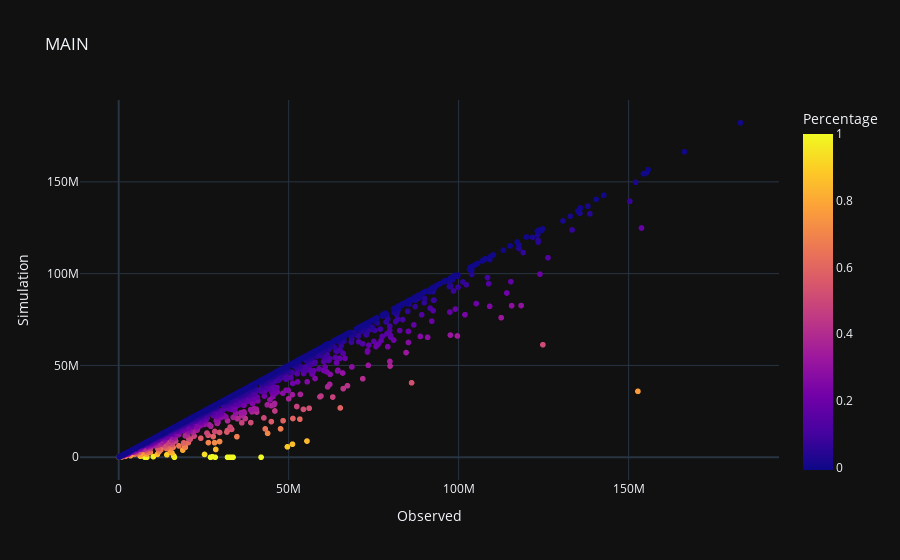
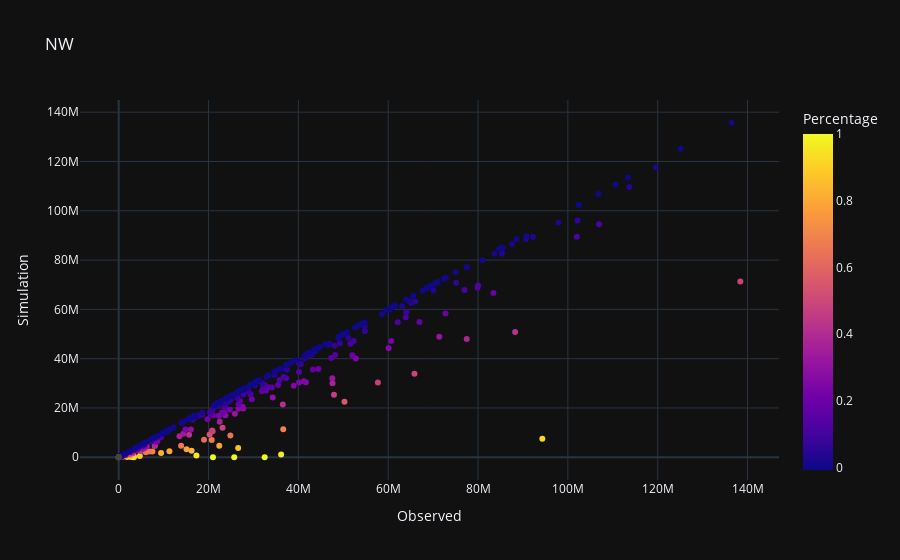

Write notebook code for charts like these, in order.
### Markdown cell above
### Cara 1

### Code cell
import plotly.express as px
import plotly.graph_objects as go
import pandas as pd

#read the data
df = pd.read_excel("D:\GG\MINAS\Crossplot per Segment Case 97_Rev.xlsx", sheet_name = "Crossplot 3")

for segment in df["Segment"].unique():
    # read the data
    df = pd.read_excel("D:\GG\MINAS\Crossplot per Segment Case 97_Rev.xlsx", sheet_name = "Crossplot 3")
    df = df[(df["Segment"] == segment)]
    fig = px.scatter(df, x = "Observed", y = "Simulation", hover_name = "Well", color = "Percentage", title = str(segment), 
    hover_data = ["Missmatch"], template = "plotly_dark")
    # fig2 = px.line(df, df["Observed"], df["Observed2"], template = "plotly_dark")
    # fig = go.Figure(data = fig1.data + fig2.data, template="plotly_dark")
    fig.show()

### Figure 1 — Plotly figure (JSON) as saved in the notebook; plotly's stock layout.template omitted (floating-point values rounded to 4 significant figures; data arrays with more than 128 entries replaced by an {"elided": "..."} marker saying what was removed)
{"data": [{"customdata": {"elided": "1469x1 float values"}, "hovertemplate": "<b>%{hovertext}</b><br><br>Observed=%{x}<br>Simulation=%{y}<br>Missmatch=%{customdata[0]}<br>Percentage=%{marker.color}<extra></extra>", "hovertext": {"elided": "1469 str values"}, "legendgroup": "", "marker": {"color": {"elided": "1469 float values"}, "coloraxis": "coloraxis", "symbol": "circle"}, "mode": "markers", "name": "", "showlegend": false, "type": "scattergl", "x": {"elided": "1469 float values"}, "xaxis": "x", "y": {"elided": "1469 float values"}, "yaxis": "y"}], "layout": {"coloraxis": {"colorbar": {"title": {"text": "Percentage"}}, "colorscale": [[0, "#0d0887"], [0.1111, "#46039f"], [0.2222, "#7201a8"], [0.3333, "#9c179e"], [0.4444, "#bd3786"], [0.5556, "#d8576b"], [0.6667, "#ed7953"], [0.7778, "#fb9f3a"], [0.8889, "#fdca26"], [1, "#f0f921"]]}, "legend": {"tracegroupgap": 0}, "title": {"text": "MAIN"}, "xaxis": {"anchor": "y", "domain": [0, 1], "title": {"text": "Observed"}}, "yaxis": {"anchor": "x", "domain": [0, 1], "title": {"text": "Simulation"}}}}

### Figure 2 — Plotly figure (JSON) as saved in the notebook; plotly's stock layout.template omitted (floating-point values rounded to 4 significant figures; data arrays with more than 128 entries replaced by an {"elided": "..."} marker saying what was removed)
{"data": [{"customdata": {"elided": "376x1 float values"}, "hovertemplate": "<b>%{hovertext}</b><br><br>Observed=%{x}<br>Simulation=%{y}<br>Missmatch=%{customdata[0]}<br>Percentage=%{marker.color}<extra></extra>", "hovertext": {"elided": "376 str values"}, "legendgroup": "", "marker": {"color": {"elided": "376 float values"}, "coloraxis": "coloraxis", "symbol": "circle"}, "mode": "markers", "name": "", "orientation": "v", "showlegend": false, "type": "scatter", "x": {"elided": "376 float values"}, "xaxis": "x", "y": {"elided": "376 float values"}, "yaxis": "y"}], "layout": {"coloraxis": {"colorbar": {"title": {"text": "Percentage"}}, "colorscale": [[0, "#0d0887"], [0.1111, "#46039f"], [0.2222, "#7201a8"], [0.3333, "#9c179e"], [0.4444, "#bd3786"], [0.5556, "#d8576b"], [0.6667, "#ed7953"], [0.7778, "#fb9f3a"], [0.8889, "#fdca26"], [1, "#f0f921"]]}, "legend": {"tracegroupgap": 0}, "title": {"text": "NW"}, "xaxis": {"anchor": "y", "domain": [0, 1], "title": {"text": "Observed"}}, "yaxis": {"anchor": "x", "domain": [0, 1], "title": {"text": "Simulation"}}}}
